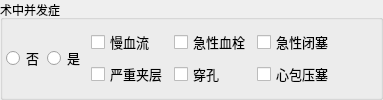
          <widget class="QGroupBox" name="m_grpSZBFZ">
           <property name="title">
            <string>术中并发症</string>
           </property>
           <layout class="QHBoxLayout" name="horizontalLayout_8">
            <property name="spacing">
             <number>3</number>
            </property>
            <property name="leftMargin">
             <number>3</number>
            </property>
            <property name="topMargin">
             <number>3</number>
            </property>
            <property name="rightMargin">
             <number>3</number>
            </property>
            <property name="bottomMargin">
             <number>3</number>
            </property>
            <item>
             <widget class="QRadioButton" name="m_radSZBFZW">
              <property name="font">
               <font>
                <family>微软雅黑</family>
                <pointsize>10</pointsize>
               </font>
              </property>
              <property name="text">
               <string>否</string>
              </property>
             </widget>
            </item>
            <item>
             <widget class="QRadioButton" name="m_radSZBFZY">
              <property name="font">
               <font>
                <family>微软雅黑</family>
                <pointsize>10</pointsize>
               </font>
              </property>
              <property name="text">
               <string>是</string>
              </property>
             </widget>
            </item>
            <item>
             <widget class="QWidget" name="m_wgtSZBFZ" native="true">
              <layout class="QGridLayout" name="gridLayout_4">
               <property name="leftMargin">
                <number>3</number>
               </property>
               <property name="topMargin">
                <number>3</number>
               </property>
               <property name="rightMargin">
                <number>3</number>
               </property>
               <property name="bottomMargin">
                <number>3</number>
               </property>
               <property name="horizontalSpacing">
                <number>6</number>
               </property>
               <property name="verticalSpacing">
                <number>3</number>
               </property>
               <item row="0" column="0">
                <widget class="QCheckBox" name="m_ckbMXL">
                 <property name="font">
                  <font>
                   <family>微软雅黑</family>
                   <pointsize>10</pointsize>
                  </font>
                 </property>
                 <property name="text">
                  <string>慢血流</string>
                 </property>
                </widget>
               </item>
               <item row="1" column="0">
                <widget class="QCheckBox" name="m_ckbYZJC">
                 <property name="font">
                  <font>
                   <family>微软雅黑</family>
                   <pointsize>10</pointsize>
                  </font>
                 </property>
                 <property name="text">
                  <string>严重夹层</string>
                 </property>
                </widget>
               </item>
               <item row="0" column="1">
                <widget class="QCheckBox" name="m_ckbJXXS">
                 <property name="font">
                  <font>
                   <family>微软雅黑</family>
                   <pointsize>10</pointsize>
                  </font>
                 </property>
                 <property name="text">
                  <string>急性血栓</string>
                 </property>
                </widget>
               </item>
               <item row="1" column="2">
                <widget class="QCheckBox" name="m_ckbXBYS">
                 <property name="font">
                  <font>
                   <family>微软雅黑</family>
                   <pointsize>10</pointsize>
                  </font>
                 </property>
                 <property name="text">
                  <string>心包压塞</string>
                 </property>
                </widget>
               </item>
               <item row="1" column="1">
                <widget class="QCheckBox" name="m_ckbCK">
                 <property name="font">
                  <font>
                   <family>微软雅黑</family>
                   <pointsize>10</pointsize>
                  </font>
                 </property>
                 <property name="text">
                  <string>穿孔</string>
                 </property>
                </widget>
               </item>
               <item row="0" column="2">
                <widget class="QCheckBox" name="m_ckbJXBS">
                 <property name="font">
                  <font>
                   <family>微软雅黑</family>
                   <pointsize>10</pointsize>
                  </font>
                 </property>
                 <property name="text">
                  <string>急性闭塞</string>
                 </property>
                </widget>
               </item>
              </layout>
             </widget>
            </item>
            <item>
             <spacer name="horizontalSpacer_7">
              <property name="font">
               <font>
                <family>微软雅黑</family>
                <pointsize>10</pointsize>
               </font>
              </property>
              <property name="orientation">
               <enum>Qt::Horizontal</enum>
              </property>
              <property name="sizeHint" stdset="0">
               <size>
                <width>40</width>
                <height>20</height>
               </size>
              </property>
             </spacer>
            </item>
           </layout>
          </widget>
